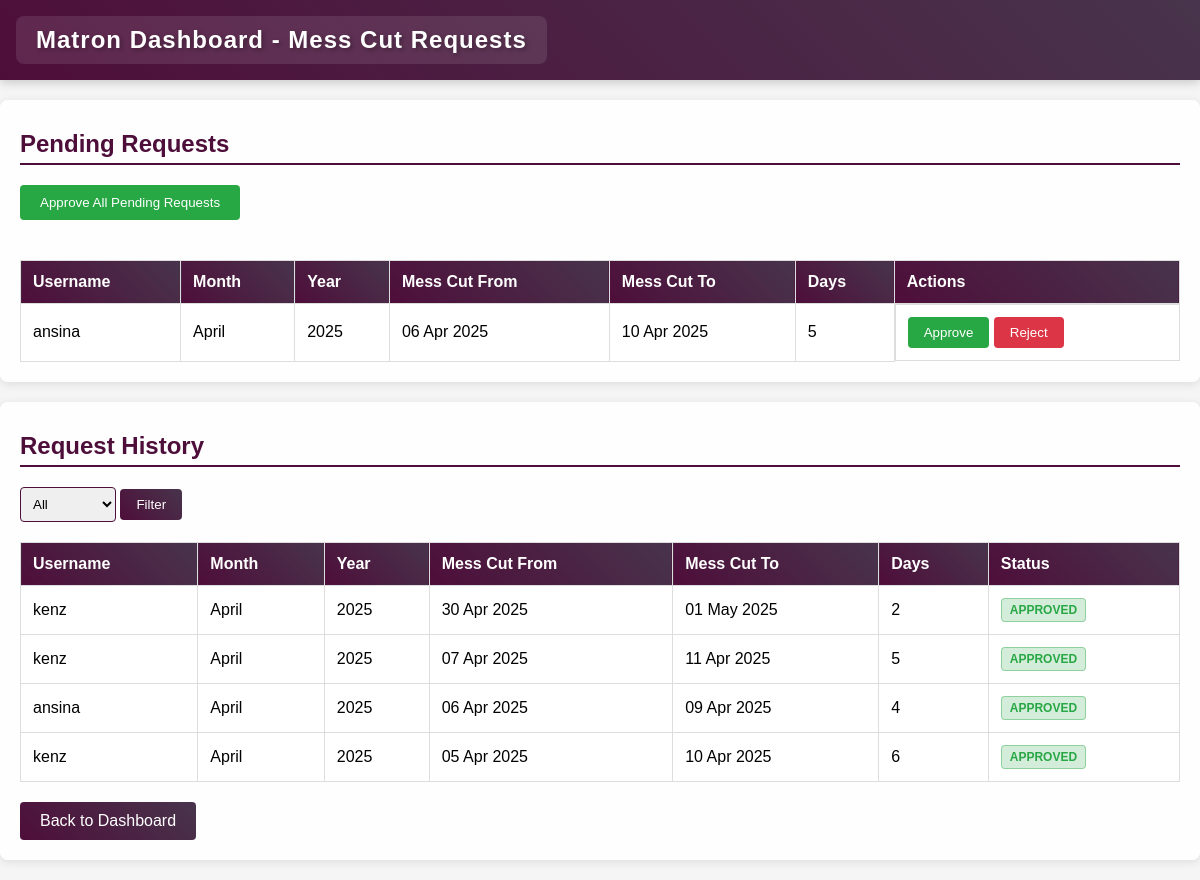
Page /matron_view_requests.php (signed in) on the committed database.
### tables this page shows
CREATE TABLE `monthly_attendance` (
  `id` int(11) NOT NULL,
  `username` varchar(50) NOT NULL,
  `month` int(11) NOT NULL,
  `year` int(11) NOT NULL,
  `mess_cut_from` date DEFAULT NULL,
  `mess_cut_to` date DEFAULT NULL,
  `mess_cut_status` enum('pending','approved','rejected') DEFAULT NULL
);

### matron_view_requests.php (the view, shortened to what this page needs)
<?php
include 'db_connect.php';
$sql = "SELECT id, username, month, year, mess_cut_from, mess_cut_to, mess_cut_status
        FROM monthly_attendance
        WHERE mess_cut_status = 'pending'
        ORDER BY mess_cut_from DESC";
$result = $conn->query($sql);
$history_sql = "SELECT id, username, month, year, mess_cut_from, mess_cut_to, mess_cut_status,
                DATEDIFF(mess_cut_to, mess_cut_from) + 1 AS days_count
                FROM monthly_attendance
                WHERE mess_cut_status IN ('approved', 'rejected')
                ORDER BY mess_cut_from DESC
                LIMIT 50";
$history_result = $conn->query($history_sql);
?>
<!DOCTYPE html>
<html lang="en">
<head>
</head>
<body>
    <div class="navbar">
        <h1>Matron Dashboard - Mess Cut Requests</h1>
    </div>
    <div class="container">
        <h2 class="section-title">Pending Requests</h2>
        <?php if ($result->num_rows > 0): ?>
            <form method="POST" style="margin-bottom: 20px;">
                <button type="submit" name="approve_all" class="approve-all-btn">Approve All Pending Requests</button>
            </form>
            <table class="requests-table">
                <thead>
                    <tr>
                        <th>Username</th>
                        <th>Month</th>
                        <th>Year</th>
                        <th>Mess Cut From</th>
                        <th>Mess Cut To</th>
                        <th>Days</th>
                        <th>Actions</th>
                    </tr>
                </thead>
                <tbody>
                    <?php while ($row = $result->fetch_assoc()):
                        $from_date = new DateTime($row['mess_cut_from']);
                        $to_date = new DateTime($row['mess_cut_to']);
                        $interval = $from_date->diff($to_date);
                        $days = $interval->days + 1;
                    ?>
                        <tr>
                            <td><?php echo htmlspecialchars($row['username']); ?></td>
                            <td><?php echo date('F', mktime(0, 0, 0, $row['month'], 1)); ?></td>
                            <td><?php echo htmlspecialchars($row['year']); ?></td>
                            <td><?php echo date('d M Y', strtotime($row['mess_cut_from'])); ?></td>
                            <td><?php echo date('d M Y', strtotime($row['mess_cut_to'])); ?></td>
                            <td><?php echo $days; ?></td>
                            <td class="action-buttons">
                                <form method="POST" style="display: inline;">
                                    <button type="submit" name="action" value="approved" class="approve-btn">Approve</button>
                                    <button type="submit" name="action" value="rejected" class="reject-btn">Reject</button>
                                </form>
                            </td>
                        </tr>
                    <?php endwhile; ?>
                </tbody>
            </table>
        <?php else: ?>
            <div class="no-requests">
                <p>No pending requests at this time.</p>
            </div>
        <?php endif; ?>
    </div>
    <div class="container">
        <h2 class="section-title">Request History</h2>
        <div class="filter-controls">
            <form method="GET" id="filterForm">
                <select name="status" id="statusFilter">
                    <option value="all" <?php echo (!isset($_GET['status']) || $_GET['status'] == 'all') ? 'selected' : ''; ?>>All</option>
                </select>
                <button type="submit">Filter</button>
            </form>
        </div>
        <?php if ($history_result->num_rows > 0): ?>
            <table class="requests-table">
                <thead>
                    <tr>
                        <th>Username</th>
                        <th>Month</th>
                        <th>Year</th>
                        <th>Mess Cut From</th>
                        <th>Mess Cut To</th>
                        <th>Days</th>
                        <th>Status</th>
                    </tr>
                </thead>
                <tbody>
                    <?php while ($row = $history_result->fetch_assoc()):
                    ?>
                        <tr>
                            <td><?php echo htmlspecialchars($row['username']); ?></td>
                            <td><?php echo date('F', mktime(0, 0, 0, $row['month'], 1)); ?></td>
                            <td><?php echo htmlspecialchars($row['year']); ?></td>
                            <td><?php echo date('d M Y', strtotime($row['mess_cut_from'])); ?></td>
                            <td><?php echo date('d M Y', strtotime($row['mess_cut_to'])); ?></td>
                            <td><?php echo $row['days_count']; ?></td>
                            <td>
                                <span class="status-badge <?php echo $row['mess_cut_status'] == 'approved' ? 'status-approved' : 'status-rejected'; ?>">
                                    <?php echo ucfirst($row['mess_cut_status']); ?>
                                </span>
                            </td>
                        </tr>
                    <?php endwhile; ?>
                </tbody>
            </table>
        <?php else: ?>
            <div class="no-requests">
                <p>No request history available.</p>
            </div>
        <?php endif; ?>
        <a href="matron.php" class="back-button">Back to Dashboard</a>
    </div>
</body>
</html>

### matron_view_requests.php (style rules this page uses)
body { font-family: Arial, sans-serif; margin: 0; padding: 0; background-color: #f5f5f5; position: relative; min-height: 100vh; }
body::before { content: ''; position: fixed; top: 0; left: 0; width: 100%; height: 150vh; background-image: url('https://imgs.search.brave.com/XAaBZm7wAJa1cNK6eRTjTUkGt-5zsENVfJvBr2YPGiA/rs:fit:860:0:0:0/g:ce/aHR0cHM6Ly90My5m/dGNkbi5uZXQvanBn/LzA2LzI5LzA3LzIy/LzM2MF9GXzYyOTA3/MjI5NF9sN05nR0VV/dnJRT01KWHFuMTB3/cEY0SEdockRmRVRP/bS5qcGc'); background-size: cover; background-position: center bottom; background-repeat: no-repeat; filter: blur(5px); z-index: -1; }
.navbar { background: linear-gradient(45deg, #4e0e3a, #48344c); padding: 1rem; color: white; display: flex; justify-content: space-between; align-items: center; backdrop-filter: blur(5px); box-shadow: 0 2px 10px rgba(0, 0, 0, 0.2); }
.navbar h1 { margin: 0; font-size: 1.5rem; text-shadow: 2px 2px 4px rgba(0, 0, 0, 0.3); background: rgba(255, 255, 255, 0.1); padding: 10px 20px; border-radius: 8px; letter-spacing: 1px; }
.container { max-width: 1200px; margin: 20px auto; background: rgba(255, 255, 255, 0.9); padding: 20px; border-radius: 8px; box-shadow: 0 2px 10px rgba(0, 0, 0, 0.1); backdrop-filter: blur(5px); }
.section-title { margin-top: 10px; margin-bottom: 20px; color: #4e0e3a; border-bottom: 2px solid #4e0e3a; padding-bottom: 5px; }
.requests-table { width: 100%; border-collapse: collapse; margin-top: 20px; background: white; }
.requests-table th, .requests-table td { padding: 12px; border: 1px solid #ddd; text-align: left; }
.requests-table th { background: linear-gradient(45deg, #4e0e3a, #48344c); color: white; }
.action-buttons { display: flex; gap: 10px; }
.approve-btn, .reject-btn { padding: 8px 16px; border: none; border-radius: 4px; cursor: pointer; transition: transform 0.2s; }
.approve-btn { background: #28a745; color: white; }
.reject-btn { background: #dc3545; color: white; }
.back-button { display: inline-block; padding: 10px 20px; background: linear-gradient(45deg, #4e0e3a, #48344c); color: white; text-decoration: none; border-radius: 4px; margin-top: 20px; transition: transform 0.2s; }
.status-badge { display: inline-block; padding: 4px 8px; border-radius: 4px; font-size: 12px; font-weight: bold; text-transform: uppercase; }
.status-approved { background-color: rgba(40, 167, 69, 0.2); color: #28a745; border: 1px solid rgba(40, 167, 69, 0.4); }
.filter-controls { display: flex; gap: 15px; margin-bottom: 20px; align-items: center; }
.filter-controls select { padding: 8px; border: 1px solid #4e0e3a; border-radius: 4px; }
.filter-controls button { padding: 8px 16px; background: linear-gradient(45deg, #4e0e3a, #48344c); color: white; border: none; border-radius: 4px; cursor: pointer; }
.approve-all-btn { padding: 10px 20px; background: #28a745; color: white; border: none; border-radius: 4px; cursor: pointer; margin-bottom: 20px; transition: transform 0.2s; }

### rows in the picture
monthly_attendance: username "ansina", month "April", year "2025", mess_cut_from "06 Apr 2025", mess_cut_to "10 Apr 2025", days "5"
monthly_attendance: username "kenz", month "April", year "2025", mess_cut_from "30 Apr 2025", mess_cut_to "01 May 2025", days_count "2", mess_cut_status "APPROVED"
monthly_attendance: username "kenz", month "April", year "2025", mess_cut_from "07 Apr 2025", mess_cut_to "11 Apr 2025", days_count "5", mess_cut_status "APPROVED"
monthly_attendance: username "ansina", month "April", year "2025", mess_cut_from "06 Apr 2025", mess_cut_to "09 Apr 2025", days_count "4", mess_cut_status "APPROVED"
monthly_attendance: username "kenz", month "April", year "2025", mess_cut_from "05 Apr 2025", mess_cut_to "10 Apr 2025", days_count "6", mess_cut_status "APPROVED"
